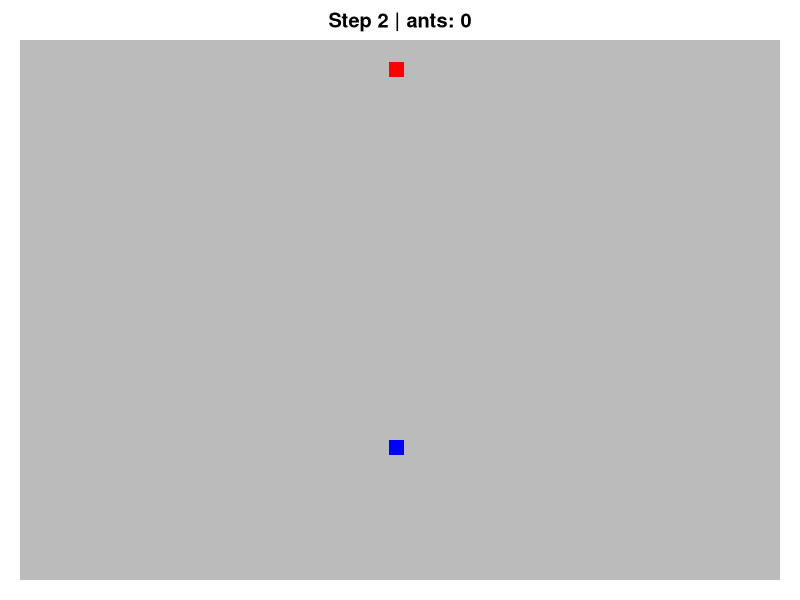
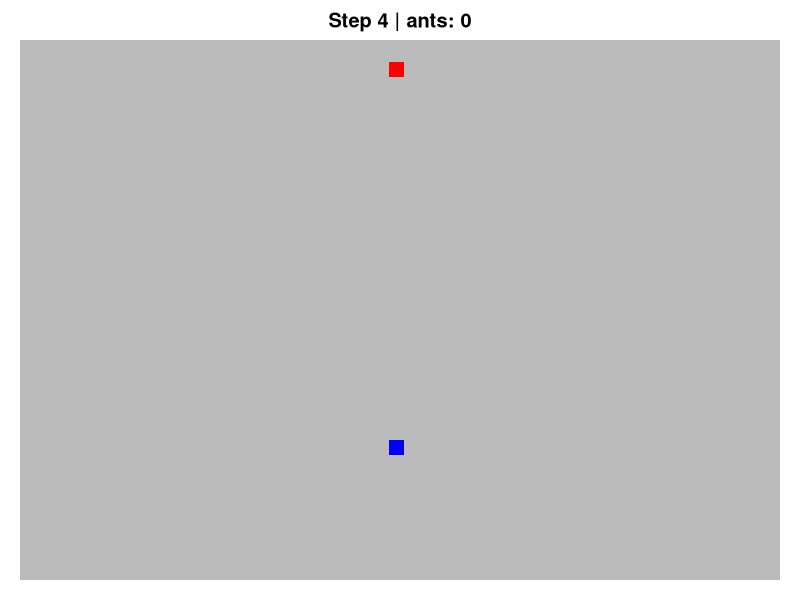
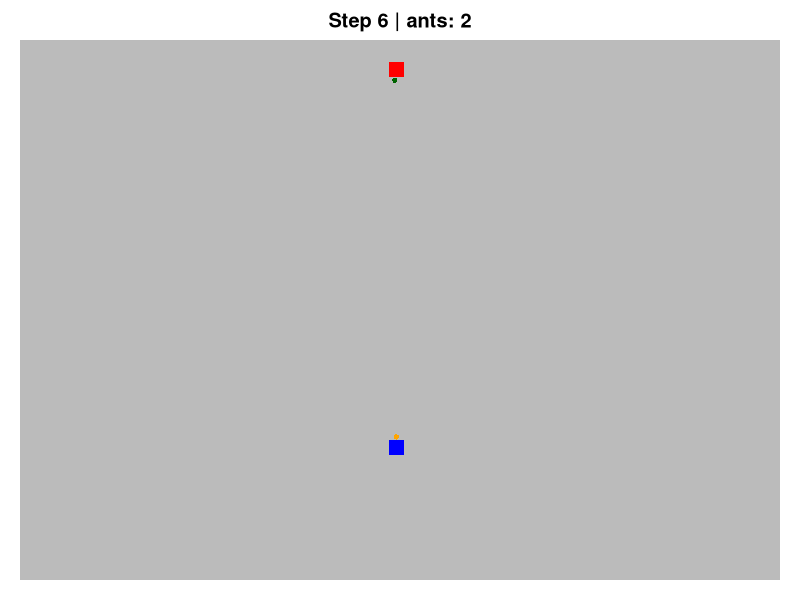
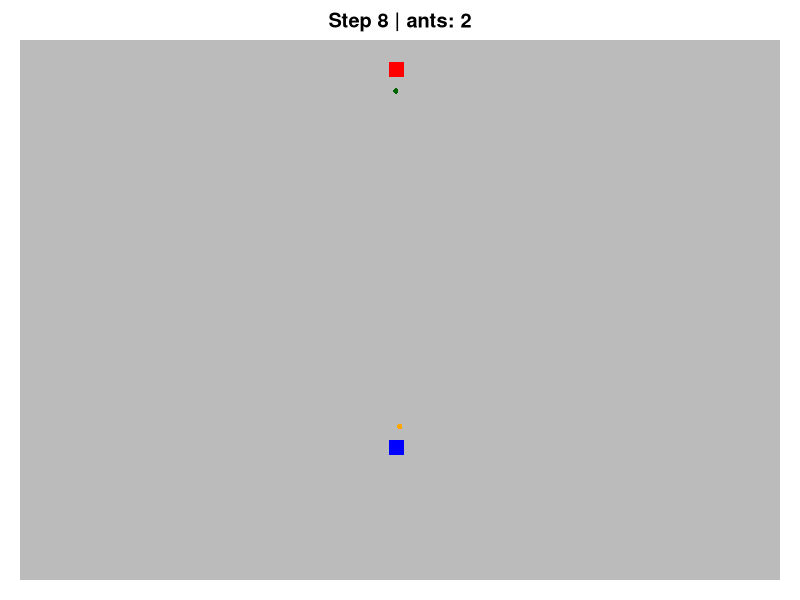
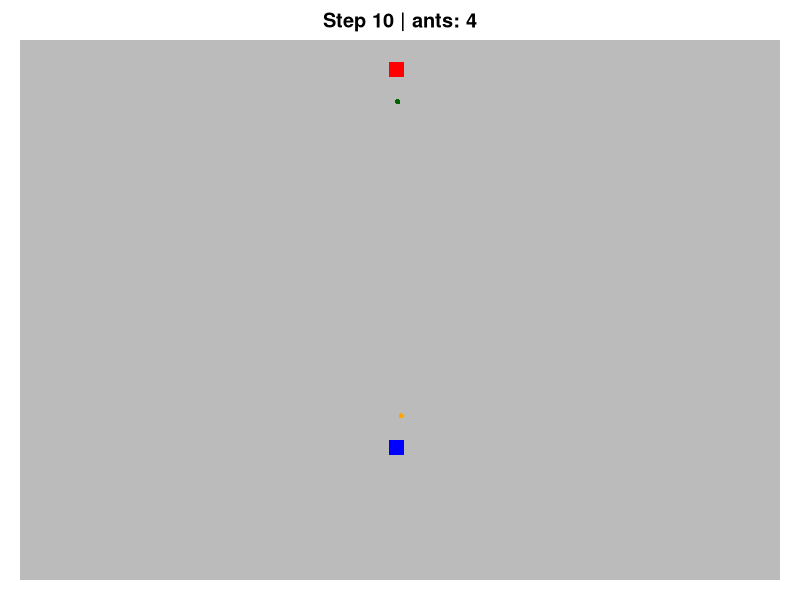
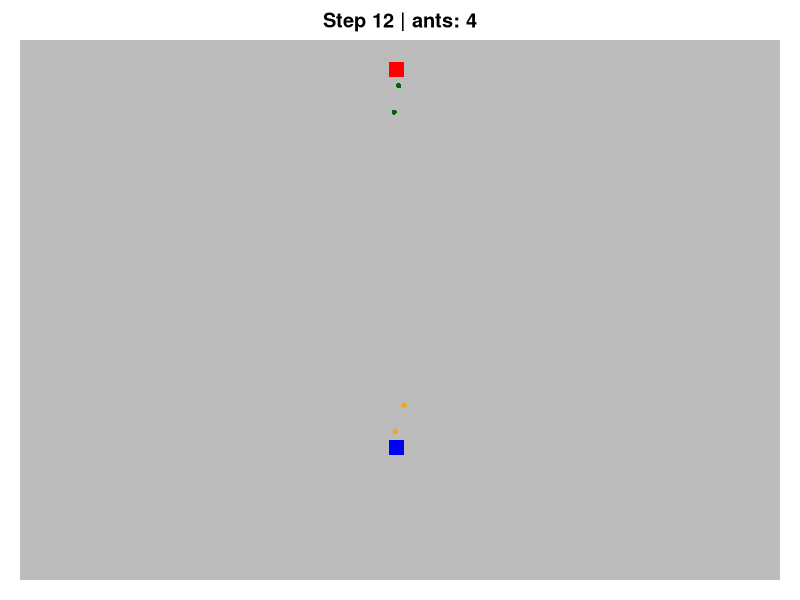
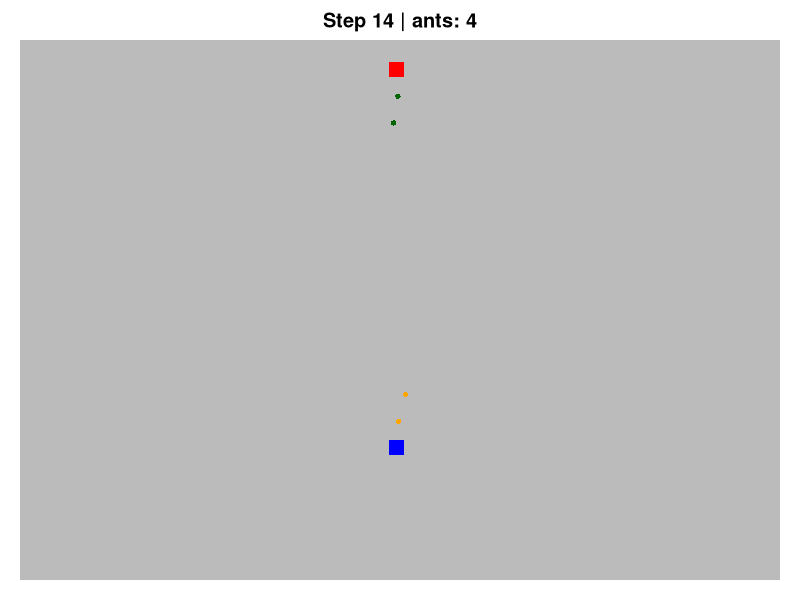
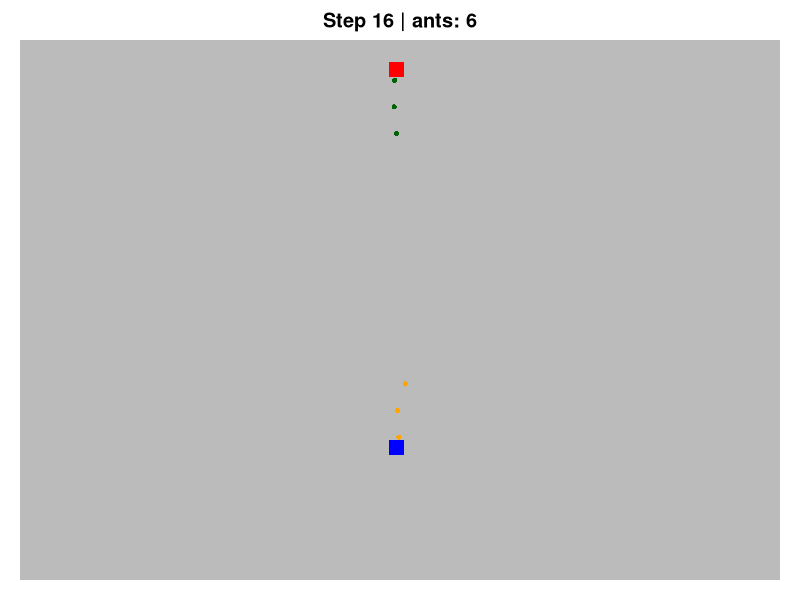

These figures' R source, in order:
# set seed for pseudorandomness

set.seed(1)

GRID_SIZE = 100

MAX_ANTS = 50
N_STEPS = 1000
SPAWN_INTERVAL = 5
DRAW_INTERVAL = 2
STEP_SIZE = 1
DETECT_RADIUS = 6
REPULSION_STRENGTH = 0.6 #ranging from 0 - 1

nest <- c(50, 25)
food_spawn <- c(50, 95)

ants <- data.frame(
  x = numeric(),
  y = numeric(),
  hx = numeric(),
  hy = numeric(),
  state = character() # searching | returning
)

pheromone <- matrix(0, GRID_SIZE, GRID_SIZE)

par(mar = c(1,1,2,1))


unit_vec <- function(v) {
  
  n <- sqrt(sum(v^2))
  
  if(n < 1e-10)
    return(c(0,0))
  
  v / n
}


for(step in 1:N_STEPS) {
  
  # ---------
  # Spawn ants
  # ---------
  
  if(step %% SPAWN_INTERVAL == 0 && nrow(ants) < MAX_ANTS) { # 
    # Loaded ant starts at foodspawn
    ants <- rbind(
      ants,
      data.frame(
        x = food_spawn[1],
        y = food_spawn[2],
        hx = 0,
        hy = -1,
        state = "returning"
      )
    )
    
    # unloaded ant starts at nest
    ants <- rbind(
      ants,
      data.frame(
        x = nest[1],
        y = nest[2],
        hx = 0,
        hy = 1,
        state = "searching"
      )
    )
  }
  
  # ----
  # Move ants
  # ----
  for(i in seq_len(nrow(ants))) {
    
    pos <- c(ants$x[i], ants$y[i])
    noise <- unit_vec(rnorm(2))
    
    
    from_nest <- unit_vec(
      pos - nest
    )
    
    to_nest <- unit_vec(
      nest - pos
    )
    
    # Cause no pheromone for now; ants 'know' location of food for now
    
    to_food <- unit_vec(
      food_spawn - pos
    )
    
    if(ants$state[i] == "searching") {
      dir <-
        # 0.70 * from_nest +
        0.80 * to_food +
        0.20 * noise
      
      # traffic rule: move out of way for returning ants
      returners <- which(ants$state == "returning")
      
      if(length(returners) > 0) {
        diffs <- cbind(ants$x[returners] - pos[1],
                       ants$y[returners] - pos[2])
        dists <- sqrt(rowSums(diffs^2))
        near  <- which(dists > 0 & dists < DETECT_RADIUS)
        if(length(near) > 0) {
          # weighted average push-away vector (the closer the stronger)
          weights  <- 1 / dists[near]
          away_vec <- colSums(-diffs[near, , drop = FALSE] * weights)
          away_vec <- unit_vec(away_vec)
          # step sideways: keep only the perpendicular component
          fwd      <- unit_vec(dir)
          side     <- away_vec - sum(away_vec * fwd) * fwd
          side     <- unit_vec(side)
          dir <- unit_vec((1 - REPULSION_STRENGTH) * dir +
                            REPULSION_STRENGTH      * side)
        }
      }
    }
    
    if(ants$state[i] == "returning") {
      dir <-
        0.80 * to_nest +
        0.20 * noise
    }
    
    dir <- unit_vec(dir)
    
    ants$x[i] <- ants$x[i] +
      STEP_SIZE * dir[1]
    
    ants$y[i] <- ants$y[i] +
      STEP_SIZE * dir[2]
}
  
  # -----
  # Draw
  # -----
  
  if(step %% DRAW_INTERVAL == 0) {
    image(
      1:GRID_SIZE,
      1:GRID_SIZE,
      pheromone,
      col = gray.colors(
        100,
        start = 1,
        end = 0
      ),
      axes = FALSE,
      main = paste(
        "Step",
        step,
        "| ants:",
        nrow(ants)
      )
    )
    
    # Returning ants (carrying food)
    points(
      ants$x[ants$state == "returning"],
      ants$y[ants$state == "returning"],
      col = "darkgreen",
      pch = 16,
      cex = 0.7
    )
    
    # Searching ants
    points(
      ants$x[ants$state == "searching"],
      ants$y[ants$state == "searching"],
      col = "orange",
      pch = 16,
      cex = 0.7
    )
    
    points(
      nest[1],
      nest[2],
      pch = 15,
      col = "blue",
      cex = 2
    )
    
    points(
      food_spawn[1],
      food_spawn[2],
      pch = 15,
      col = "red",
      cex = 2
    )
    
    Sys.sleep(0.1)
  }
}
